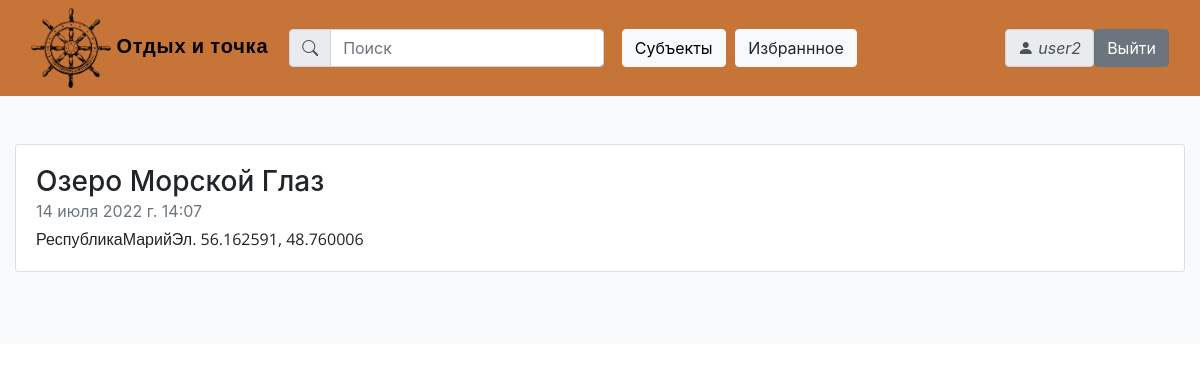
/albumelem/3/ (signed in), run on the app's committed database.
### main/models.py (models this page shows, shortened)
class AlbumElem(models.Model):  # реализация непосредственно с SQLite
    photo = models.ImageField(upload_to='photos/')
    title = models.TextField(max_length=255, default='Название города')
    content = models.TextField(blank=True)
    time_of_creation = models.DateTimeField(auto_now_add=True)
    bookmark = models.ManyToManyField(User)
    class Meta:
        verbose_name = 'Статьи на сайте'
        verbose_name_plural = 'Статьи на сайте'

### main/views.py (the view)
# urls.py: path('albumelem/<int:album_elem_id>/', show_album_elem, name='albumelem')
def show_album_elem(request, album_elem_id):
    elem = get_object_or_404(AlbumElem, pk=album_elem_id)
    return render(request, 'main/albumelem.html', {'album_elem': elem})

### main/templates/main/albumelem.html (shortened to what this page needs)
{% extends 'main/base.html' %}
{% block content %}
<div class="col">
  <div class="card flex-md-row mb-4 box-shadow h-md-337">
    <div class="card-body d-flex flex-column align-items-start">
      <h3 class="mb-0">
        {{album_elem.title}}
      </h3>
      <div class="mb-1 text-muted">{{album_elem.time_of_creation}}</div>
      <p class="card-text mb-auto">{{album_elem.content}}</p>
    </div>
  </div>
</div>
{% endblock %}

### main/templates/main/base.html (shortened to what this page needs)
<!DOCTYPE html>
{% load static%}
<html lang="ru">
<head>
  <link type="text/css" href="{% static 'main/css/styles.css' %}" rel="stylesheet">
  <link rel="stylesheet" href="https://cdn.jsdelivr.net/npm/bootstrap-icons@1.5.0/font/bootstrap-icons.css" />
  <link rel="stylesheet" href="https://cdn.jsdelivr.net/npm/bootstrap@4.0.0/dist/css/bootstrap.min.css"
>
</head>
<body>
  <nav class="navbar navbar-expand-xl">
    <div class="container-fluid">
      <a class="navbar-brand" href="{% url 'home' %}">
        <img src="{% static 'main/icons/logo.png' %}" alt="Logo" title="Logo"> Отдых и точка
      </a>
      <div class="collapse navbar-collapse" id="navbarResponsive">
        <ul class="navbar-nav mr-auto">
          <li class="nav-item">
            <form class="form-inline mr-auto mr-sl-2 mr-xs-none">
              <div class="form-group">
                <div class="input-group">
                  <div class="input-group-prepend">
                    <span class="input-group-text"> <i class="bi bi-search"></i> </span>
                  </div>
                  <input class="form-control mr-sm-2" type="search" placeholder="Поиск" aria-label="Поиск">
                </div>
              </div>
            </form>
          <li class="nav-item">
            <a type="button" class="btn btn-light" data-toggle="modal" data-target="#exampleModal"> Субъекты </a>
            {% if request.user.is_authenticated %}
          <li class="nav-item"> <a class="btn btn-light" href="{% url 'favorites' %}"> Избраннное </a>
            {% endif %}
        </ul>
      </div>
      <form class="form-inline ml-auto">
        <div class="form-group">
          <span class="input-group-text"> <i class="bi bi-person-fill"> {{request.user.username}}</i> </span>
          {% if request.user.is_authenticated %}
          <a class="btn btn-secondary" href="{% url 'logout' %}">Выйти</a>
          {% else %}
          <a class="btn btn-secondary" href="{% url 'login' %}">Войти</a>
          {% endif %}
        </div>
      </form>
    </div>
  </nav>
  <div class="album py-5 bg-light">
    {% block content %}
    {% endblock %}
  </div>
</body>
</html>

### main/static/main/css/styles.css (style rules this page uses)
.navbar { background: #C77438; color: black; max-height: 6rem; min-height: 2em; }
.navbar-brand { color:black; font-weight: 800; font-size: 1.5rem; letter-spacing: .05rem; font-family: "Roboto Condensed", sans-serif; }
.navbar img { max-height: 80px; max-width: 80px; min-height: 60px; min-width: 60px; }
.nav-item { margin: 0 .3rem 0 .3rem }
.card-text { text-align: left; font-family: 'Open Sans', sans-serif; white-space: pre-line; }

### data on the page
AlbumElem: title "Озеро Морской Глаз", time_of_creation "14 июля 2022 г. 14:07", content "РеспубликаМарийЭл. 56.162591, 48.760006"

### other printed values
{{ request.user.username }} "user2"
